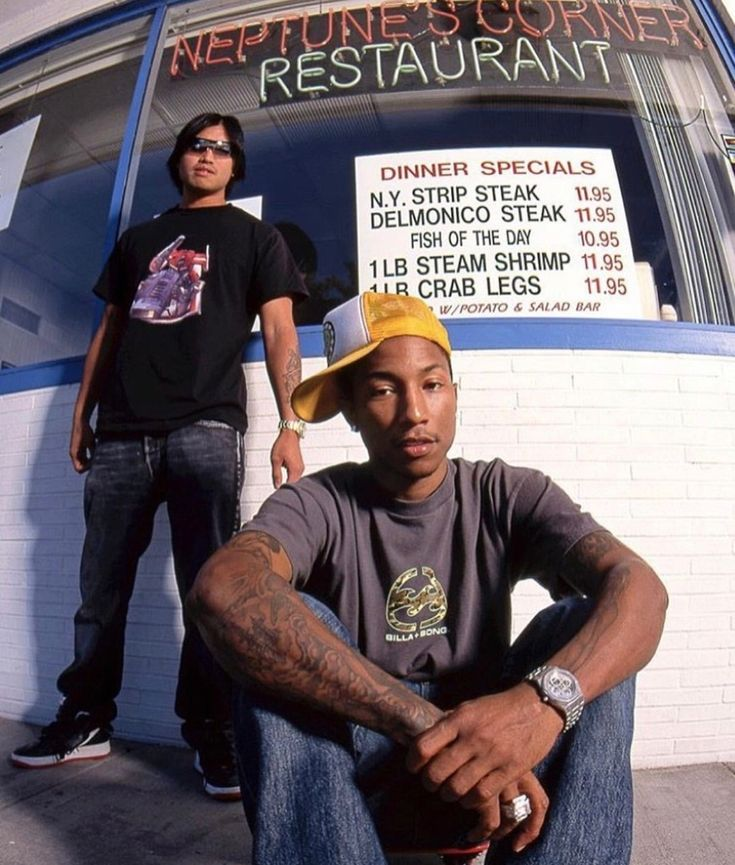
#> input picture P1/neptunes.jpg, 735 x 865 px
$ jupyter execute --allow-errors first_seminar.ipynb   (shell and % lines are left out)
#> lines starting #> are read from the running program, lines starting #| are printed output that depends on the picture
[cell 1]
#If packages not installed
'''
'''

[cell 2]
import ffmpeg
import numpy as np

[cell 3]
class Image:

    y = 0
    u = 0
    v = 0

    def __init__(self, r, g, b):
        self.r = r
        self.g = g
        self.b = b

    def rgb_to_yuv(self):
        self.y = (0.257 * self.r) + (0.504 * self.g) + (0.098 * self.b) + 16
        self.u = (-0.148 * self.r) - (0.291 * self.g) + (0.439 * self.b) + 128
        self.v = (0.439 * self.r) - (0.368 * self.g) - (0.071 * self.b) + 128

    def yuv_to_rgb(self):
        self.b = 1.164 * (self.y - 16) + 2.018 * (self.u - 128)
        self.g = 1.164 * (self.y - 16) - 0.813 * (self.v - 128) - 0.391 * (self.u - 128)
        self.r = 1.164 * (self.y - 16) + 1.596 * (self.v - 128)

    def print_RGB_values(self):
        print("R:", self.r, "\n")
        print("G:", self.g, "\n")
        print("B:", self.b, "\n")

    def print_YUV_values(self):
        print("Y:", self.y, "\n")
        print("U:", self.u, "\n")
        print("V:", self.v, "\n")

**Exercise 2**
---

[cell 4]
#Exercise 2
i1 = Image(100, 50, 255)
i1.print_RGB_values()
i1.rgb_to_yuv()
i1.print_YUV_values()
i1.yuv_to_rgb()
i1.print_RGB_values()

**Exercise 3**
---

#> (a cell that did not finish here is left out)

**Exercise 4**
---

[cell 6]
#Code by 张家琪 Zhang Jiaqi taken from https://dev.to/marycheung021213/understanding-dct-and-quantization-in-jpeg-compression-1col

# Obtaining a mask through zigzag scanning
def z_scan_mask(C,N):
    mask=np.zeros((N,N))
    start=0
    mask_m=start
    mask_n=start
    for i in range(C):
        if i==0:
            mask[mask_m,mask_n]=1
        else:
            # If even, move upward to the right
            if (mask_m+mask_n)%2==0:
                mask_m-=1
                mask_n+=1
                # If it exceeds the upper boundary, move downward
                if mask_m<0:
                    mask_m+=1
                # If it exceeds the right boundary, move left
                if mask_n>=N:
                    mask_n-=1
            # If odd, move downward to the left
            else:
                mask_m+=1
                mask_n-=1
                # If it exceeds the lower boundary, move upward
                if mask_m>=N:
                    mask_m-=1
                # If it exceeds the left boundary, move right
                if mask_n<0:
                    mask_n+=1
            mask[mask_m,mask_n]=1
    return mask

[cell 7]
'''
path = 'coltrane.jpg'
coltrane = ffmpeg.input(path)

probe = ffmpeg.probe(path)

image_info = next(s for s in probe['streams'] if s['codec_type'] == 'video')

width = int(image_info['width'])
height = int(image_info['height'])

out, err = (
    ffmpeg
    .input(path)
    .output('pipe:', format='rawvideo', pix_fmt='rgb24')
    .run(capture_stdout=True)
)

coltrane_array = (
    np
    .frombuffer(out, np.uint8)
    .reshape([-1, height, width, 3])
)
'''

[cell 8]
'''
image_squeezed = np.squeeze(coltrane_array)

r = image_squeezed[:, :, 0]
g = image_squeezed[:, :, 1]
b = image_squeezed[:, :, 2]
'''

**Exercise 5.1**
---

[cell 9]
# Exercise 5.1:
path = 'superbowl.jpg'
#> (the rest of this cell did not finish here and is left out)

[cell 10]
#We assumed that the chain is given in an array. like: [1, 1, 1, 1, 0, 0, 0, 1, 0, 0, 1, 1]

def codif_bits(bits_chain):
    length = len(bits_chain)
    encoding = ""
    i = 0
    while i < length:
        count = 1
        while i + 1 < length and bits_chain[i] == bits_chain[i + 1]:
            count += 1
            i += 1

        encoding += str(bits_chain[i]) + str(count)
        i += 1

    return encoding

[cell 11]
bits = [1, 1, 1, 1, 0, 0, 0, 1, 0, 0, 1, 1]
encoded_bits = codif_bits(bits)
print(encoded_bits)

**Exercise 6**
---

[cell 12]
import cv2
from scipy.fftpack import dct, idct
import skimage.io as io

[cell 13]
#Create the class
class DCT:

    def __init__(self, img):
        self.image = img


    #Code by 张家琪 Zhang Jiaqi taken from https://dev.to/marycheung021213/understanding-dct-and-quantization-in-jpeg-compression-1col

    # overlaying the mask, discarding the high-frequency components
    def compressDCT(self, mask,N):
        self.image = np.float32(self.image)
        self.img_dct=np.zeros((self.image.shape[0]//N*N,self.image.shape[1]//N*N))
        for m in range(0,self.img_dct.shape[0],N):
            for n in range(0,self.img_dct.shape[1],N):
                block=self.image[m:m+N,n:n+N]
                # DCT
                coeff=cv2.dct(block)
                # IDCT, but only the parts of the image where the mask has a value of 1 are retained
                iblock=cv2.idct(coeff*mask)
                self.img_dct[m:m+N,n:n+N]=iblock

[cell 14]
#Importing and pre-processing
p = "neptunes.jpg"
img=io.imread(p,as_gray=True)
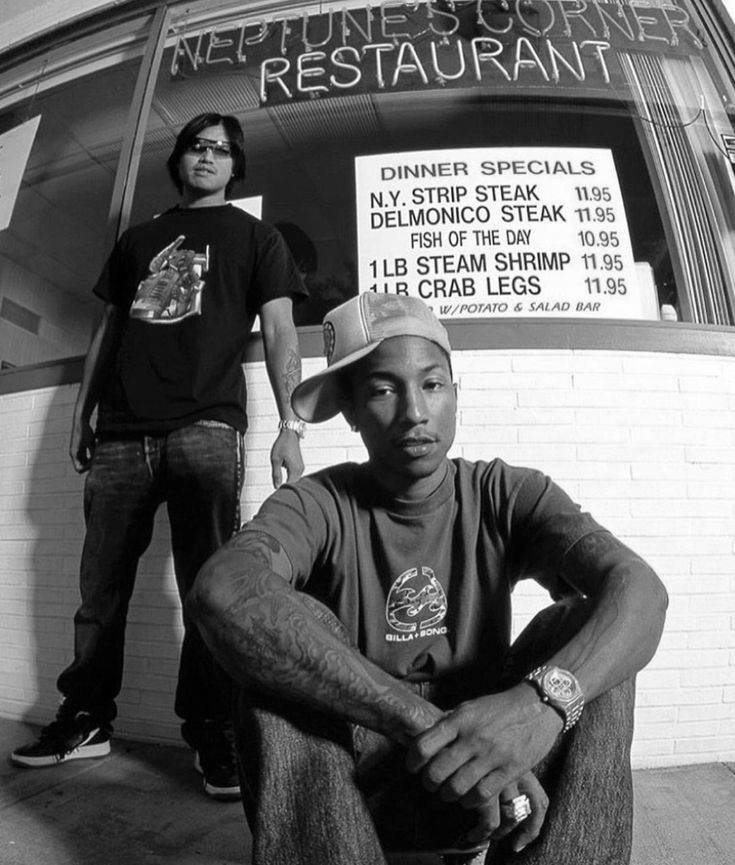
#> img: shape (865, 735) float64; min 0, max 1, mean 0.409
cv2.imshow("image", img)
cv2.waitKey(0)
cv2.destroyAllWindows()

[cell 15]
DCTimg = DCT(img)

[cell 16]
C = 10
N = 8
mask = z_scan_mask(C, N)

[cell 17]
#Apply DCT
DCTimg.compressDCT(mask, N)
#> after the loop in compressDCT, `for m in range(0,self.img_dct.shape[0],N):`:
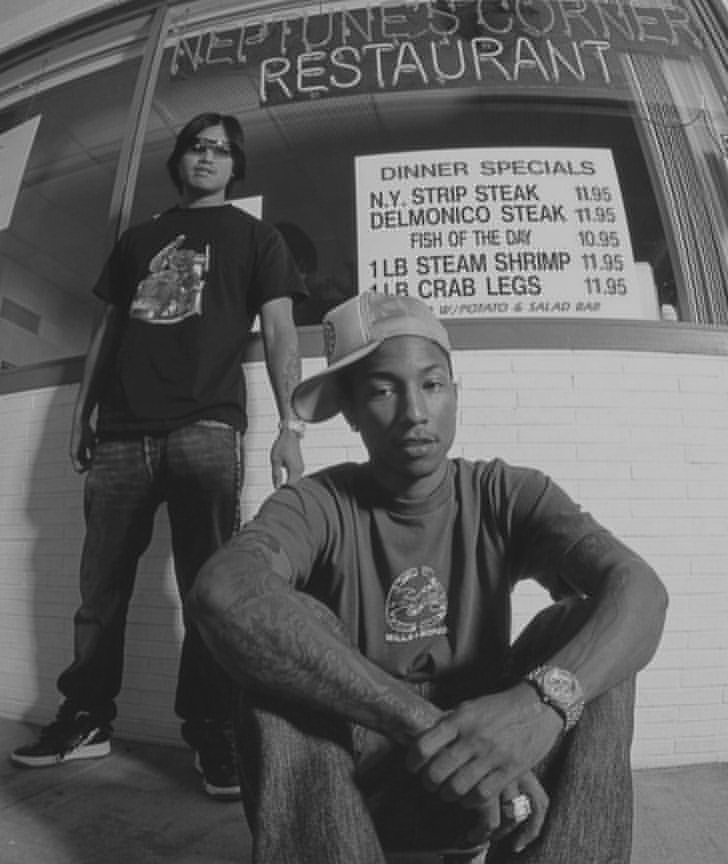
#> self.img_dct: shape (864, 728) float64; min -0.169, max 1.36, mean 0.406; drawn with min black and max white
cv2.imshow("image DCT", DCTimg.img_dct)
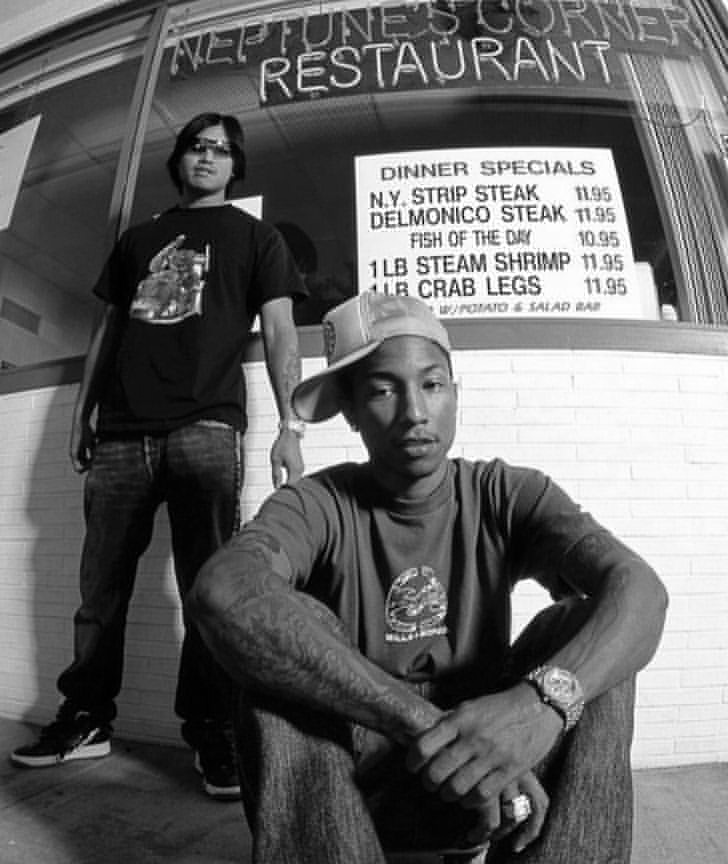
#> window 'image DCT': shape (864, 728); min 0, max 255, mean 102.8
cv2.waitKey(0)
cv2.destroyAllWindows()

**Exercise 7**
---

[cell 18]
import pywt

[cell 19]
class DWT:
    def __init__(self, image):
        self.image = image

    #Code by 张家琪 Zhang Jiaqi taken from https://dev.to/marycheung021213/understanding-dct-and-quantization-in-jpeg-compression-1col
    #modified by Junior Bernales

    # overlaying the mask, discarding the high-frequency components
    def compressDWT(self, N):
#> called with N = 8
        self.image = np.float32(self.image)
        self.img_dwt=np.zeros((self.image.shape[0]//N*N,self.image.shape[1]//N*N))
        for m in range(0,self.img_dwt.shape[0],N):
            for n in range(0,self.img_dwt.shape[1],N):
                block=self.image[m:m+N,n:n+N]
                # DCT
                coeff=pywt.dwt2(block, 'db1')
                # IDCT, but only the parts of the image where the mask has a value of 1 are retained
                iblock=pywt.idwt2(coeff, 'db1')
                self.img_dwt[m:m+N,n:n+N]=iblock

$ run again, with P1/coltrane.jpg copied over P1/neptunes.jpg
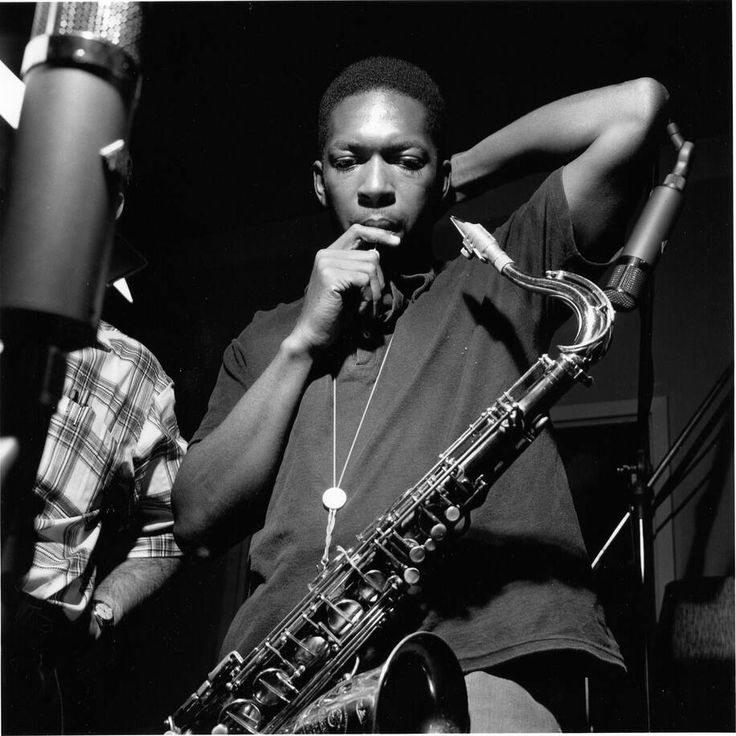
#> input picture P1/coltrane.jpg, 736 x 736 px
#> img is the input picture: shape (736, 736); min 0, max 255, mean 53.4
#> after the loop in compressDCT, `for m in range(0,self.img_dct.shape[0],N):`:
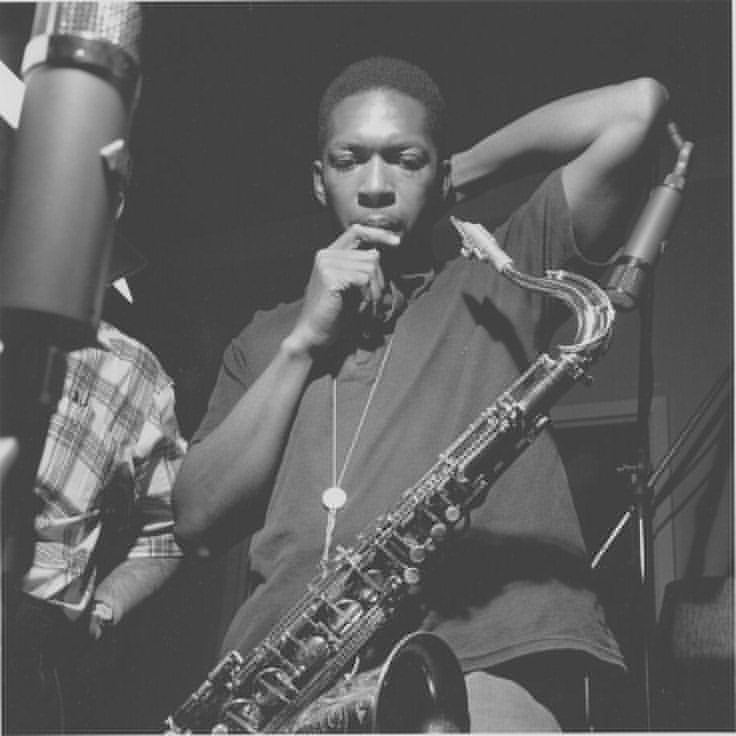
#> self.img_dct: shape (736, 736) float64; min -101.2, max 307.4, mean 53.4; drawn with min black and max white
#> `cv2.imshow("image DWT", img2.img_dwt)`:
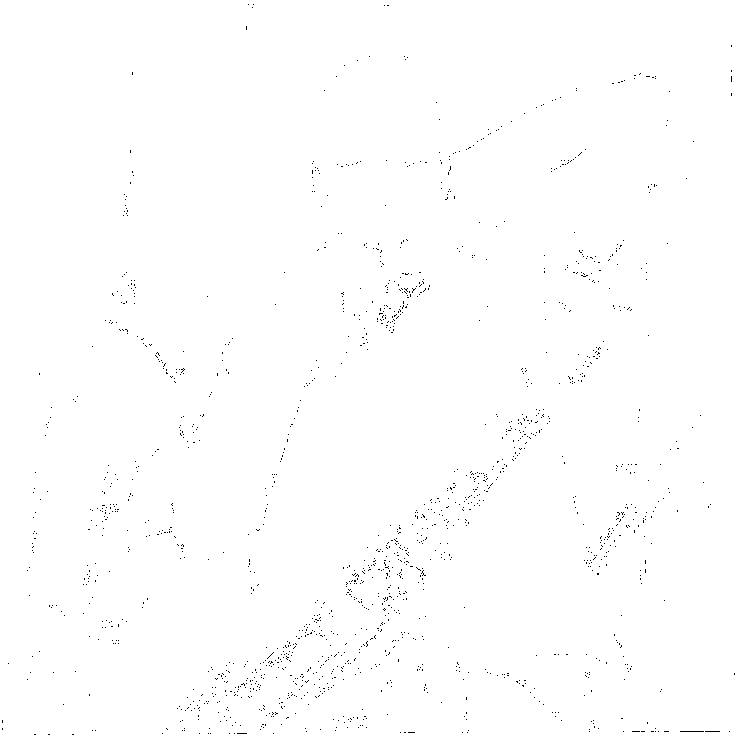
#> window 'image DWT': shape (736, 736); min 0, max 255, mean 253.9
